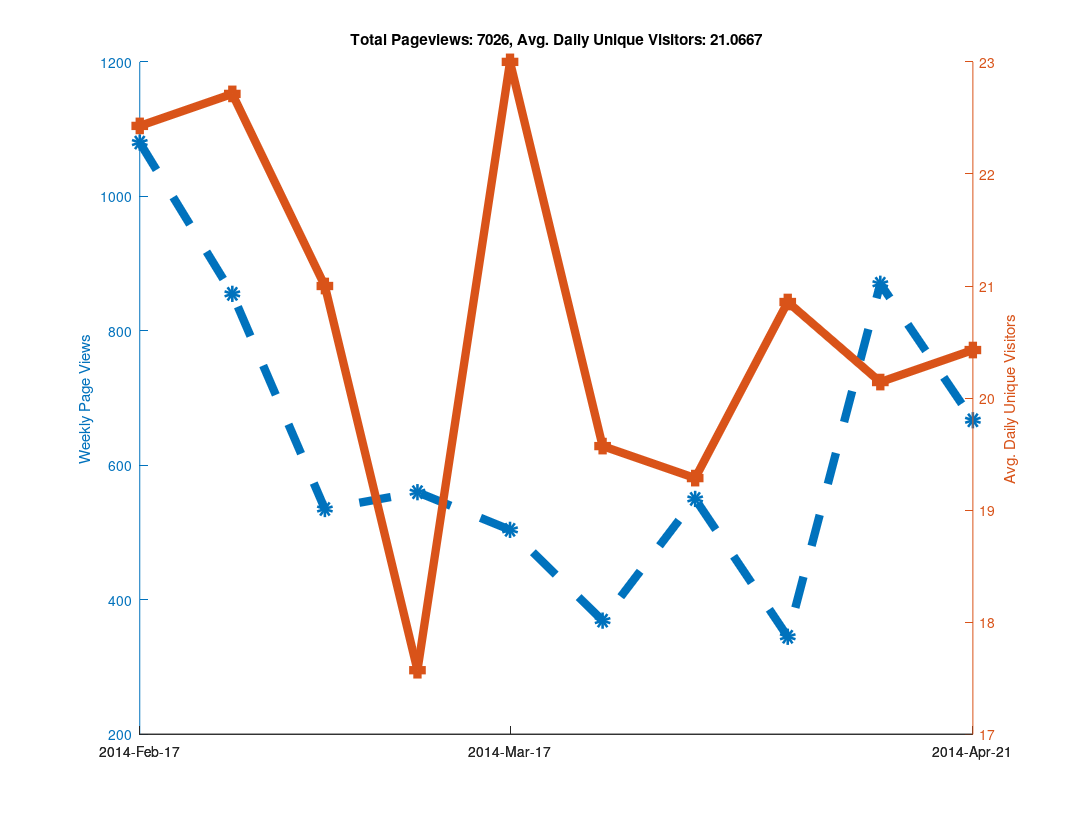

The MATLAB script that drew this image:
clear all

% Github has a "traffic" page now, but it doesn't seem like you can
% put in an arbitrary date range?  When I looked at it, it showed the
% numbers of unique visitors and views for the last two weeks only...
% So as long as I check back at least once every two weeks I can keep
% a record of it?  Great...

% https://github.com/libMesh/libmesh/graphs/traffic

% Date, Views, Unique Visitors
data = {
    '2014-Feb-17', 274, 25
    '2014-Feb-18', 145, 30
    '2014-Feb-19', 129, 27
    '2014-Feb-20', 202, 24
    '2014-Feb-21', 240, 22
    '2014-Feb-22', 62,  17
    '2014-Feb-23', 28,  12
    '2014-Feb-24', 217, 19
    '2014-Feb-25', 90,  25
    '2014-Feb-26', 189, 36
    '2014-Feb-27', 112, 26
    '2014-Feb-28', 81,  20
    '2014-Mar-01', 113, 17
    '2014-Mar-02', 53,  16
    '2014-Mar-03', 41,  21
    '2014-Mar-04', 144, 35
    '2014-Mar-05', 51,  20
    '2014-Mar-06', 157, 25
    '2014-Mar-07', 50,  22
    '2014-Mar-08', 50,  11
    '2014-Mar-09', 42,  13
    '2014-Mar-10', 61,  16
    '2014-Mar-11', 27,  16
    '2014-Mar-12', 111, 20
    '2014-Mar-13', 66,  20
    '2014-Mar-14', 223, 25
    '2014-Mar-15', 46,   9
    '2014-Mar-16', 26,  17
    '2014-Mar-17', 80,  29
    '2014-Mar-18', 59,  30
    '2014-Mar-19', 85,  31
    '2014-Mar-20', 122, 18
    '2014-Mar-21', 61,  21
    '2014-Mar-22', 33,  18
    '2014-Mar-23', 64,  14
    '2014-Mar-24', 95,  24
    '2014-Mar-25', 75,  28
    '2014-Mar-26', 49,  18
    '2014-Mar-27', 57,  24
    '2014-Mar-28', 33,  16
    '2014-Mar-29', 41,  16
    '2014-Mar-30', 19,  11
    '2014-Mar-31', 52,  12
    '2014-Apr-01', 120, 21
    '2014-Apr-02', 68,  23
    '2014-Apr-03', 98,  28
    '2014-Apr-04', 77,  21
    '2014-Apr-05', 80,  15
    '2014-Apr-06', 55,  15
    '2014-Apr-07', 71,  31
    '2014-Apr-08', 84,  26
    '2014-Apr-09', 33,  18
    '2014-Apr-10', 32,  16
    '2014-Apr-11', 51,  20
    '2014-Apr-12', 25,  15
    '2014-Apr-13', 49,  20
    '2014-Apr-14', 120, 23
    '2014-Apr-15', 191, 27
    '2014-Apr-16', 219, 24
    '2014-Apr-17', 216, 30
    '2014-Apr-18', 63,  19
    '2014-Apr-19', 36,  11
    '2014-Apr-20', 25,   7
    '2014-Apr-21', 115, 24
    '2014-Apr-22', 128, 31
    '2014-Apr-23', 87,  25
    '2014-Apr-24', 108, 23
    '2014-Apr-25', 111, 20
    '2014-Apr-26', 89,   9
    '2014-Apr-27', 29,  11
    '2014-Apr-28', 177, 28
    '2014-Apr-29', 170, 27
    '2014-Apr-30', 183, 28
    '2014-May-01', 97,  25
    '2014-May-02', 64,  23
    };

% length works like you would expect it to for cell arrays.
N=length(data);

% A cell array of strings holding just the dates
dates = {data{:,1}};

% Note the extra square brackets!  This seems to be required (at least
% in Octave) to catch the output of data{:,2} as an array.
views = [data{:,2}];
visitors = [data{:,3}];



% 1.) Make daily plot - You can do this, but it gets a bit hard to read

%% % Can't plot string data automatically?
%% x=linspace(1,N,N);
%%
%% % Only way to set linestyles with plotyy is after the fact, apparently.
%% % plotyy returns the axis handle first, followed by the two plot handles.
%% clf;
%% hold on;
%% [haxis, h1, h2] = plotyy(x, views, x, visitors);
%%
%% % Label the axes
%% ylabel (haxis(1), 'Daily Page Views');
%% ylabel (haxis(2), 'Daily Unique Visitors');
%%
%% % Totaling unique visitors doesn't really mean much...
%% title (['Total Pageviews: ', num2str(sum(views)), ', Avg. Daily Unique Visitors: ', num2str(mean(visitors))]);
%%
%% % Make thick lines - this looks better in PDF
%% set([h1, h2], 'linewidth', 6);
%%
%% % Turn on markers
%% set(h1, 'marker', 'o');
%% set(h2, 'marker', 's');
%%
%% % Set marker size
%% set([h1, h2], 'markersize', 6);
%%
%% % Make dashed line?  Aquaterm doesn't seem to properly display this, but it
%% % does work in the PDF!
%% set(h1, 'linestyle', '--');
%%
%% % Set the xticks and labels so that it shows dates instead of numbers.
%% xticksat = [1 length(x)];
%% set(haxis, 'xtick', xticksat);
%%
%% for i=1:length(xticksat)
%%   xtlabels{i} = data{xticksat(i), 1};
%% end
%% set(haxis, 'xticklabel', xtlabels);
%%
%% % Print to PDF
%% set (gcf, "paperposition", [0.25, 0.25, 10.75, 8.25]);
%% set (gcf, "papersize", [11, 8.5]);
%% set (gcf, "paperorientation", 'landscape');
%%
%% % Make a PDF of this plot.
%% print('-dpdf', 'github_traffic.pdf', '-FHelvetica:20');



% 2.) Make weekly plot - the data is naturally week-periodic
week_indexes = 1:7:N;

% Get total views and average unique viewers for each week
week_views = [];
week_visitors = [];
  for i=1:length(week_indexes)-1
  start = week_indexes(i);
  stop = week_indexes(i+1) - 1;
  week_views(end+1) = sum(views(start:stop));
  week_visitors(end+1) = mean(visitors(start:stop));
end

clf;
hold on;
x=linspace(1, length(week_views), length(week_views));
[haxis, h1, h2] = plotyy(x, week_views, x, week_visitors);

% Label the axes
ylabel (haxis(1), 'Weekly Page Views');
ylabel (haxis(2), 'Avg. Daily Unique Visitors');

% Totaling unique visitors doesn't really mean much...
title (['Total Pageviews: ', num2str(sum(views)), ', Avg. Daily Unique Visitors: ', num2str(mean(visitors))]);

% Make thick lines - this looks better in PDF
set([h1, h2], 'linewidth', 6);

% Turn on markers
set(h1, 'marker', 'o');
set(h2, 'marker', 's');

% Set marker size
set([h1, h2], 'markersize', 6);

% Make dashed line?  Aquaterm doesn't seem to properly display this, but it
% does work in the PDF!
set(h1, 'linestyle', '--');

% Set the xticks and labels so that it shows dates instead of numbers.
xticksat = [1 ceil(length(x)/2) length(x)];
set(haxis, 'xtick', xticksat);

for i=1:length(xticksat)
  xtlabels{i} = data{week_indexes(xticksat(i)), 1};
end
set(haxis, 'xticklabel', xtlabels);

% Print to PDF
set (gcf, "paperposition", [0.25, 0.25, 10.75, 8.25]);
set (gcf, "papersize", [11, 8.5]);
set (gcf, "paperorientation", 'landscape');

% Make a PDF of this plot.
print('-dpdf', 'weekly_github_traffic.pdf', '-FHelvetica:20');



% 3.) Make monthly plot - not enough data to be interesting yet...

%% month_intervals = {'2014-Feb-17', '2014-Mar-17', '2014-Apr-17'};
%%
%% % Numerical indexes of the month intervals
%% month_indexes = [];
%%
%% for i=1:length(month_intervals)
%%   % Calling 'strcmp' on a cell array of strings returns an array of 0s
%%   % and 1s, then 'find' returns the non-zero index.  The 'end' keyword
%%   % is used to append to the array.
%%   month_indexes(end+1) = find(strcmp(month_intervals{i}, dates));
%% end
%%
%% % Get total views and average unique viewers for each month
%% month_views = [];
%% month_visitors = [];
%%   for i=1:length(month_indexes)-1
%%   start = month_indexes(i);
%%   stop = month_indexes(i+1) - 1;
%%   month_views(end+1) = sum(views(start:stop));
%%   month_visitors(end+1) = mean(visitors(start:stop));
%% end
%%
%% clf;
%% hold on;
%% x=linspace(1, length(month_views), length(month_views));
%% [haxis, h1, h2] = plotyy(x, month_views, x, month_visitors);
